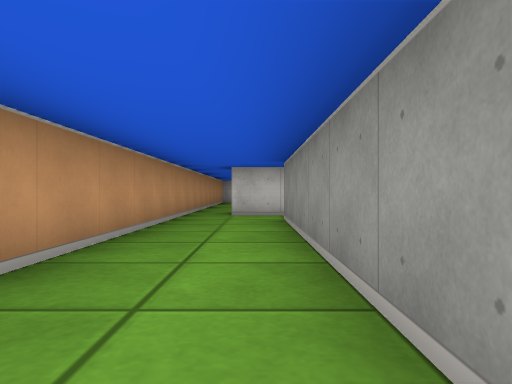
[1] (above)

16 first-person views from a walk through a cub3D level. The camera is about half as high as the walls, looks level and sees 70° across. The floor is counted in squares. Each view is taken from the middle of a square. On the plan, view 1 faces up. The plan holds only what a view shows up to about 9 squares ahead; the rest is blank.

[2]
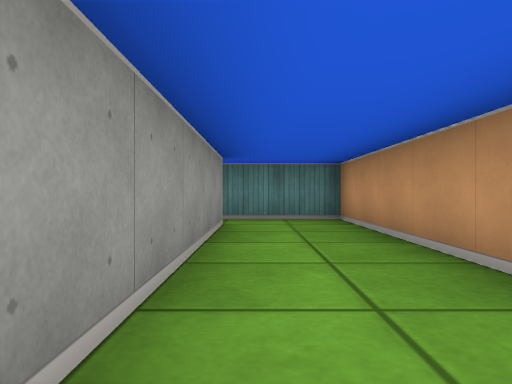

[3]
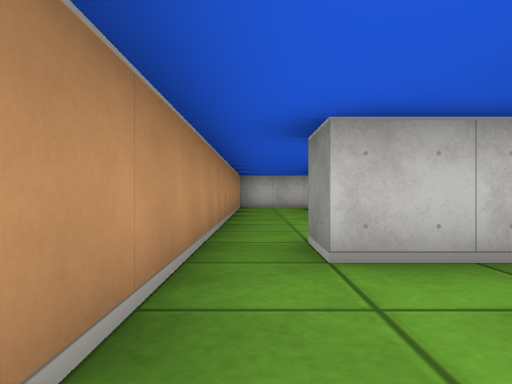

[4]
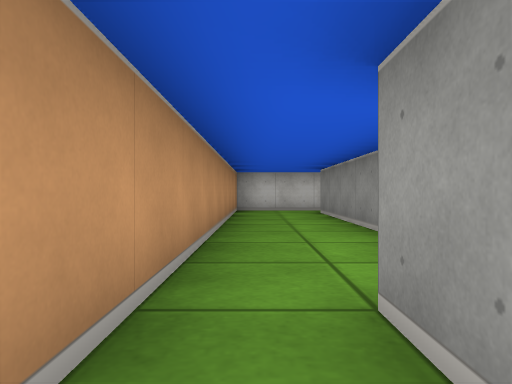

[5]
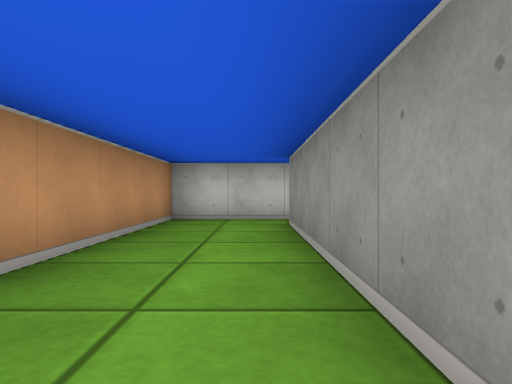

[6]
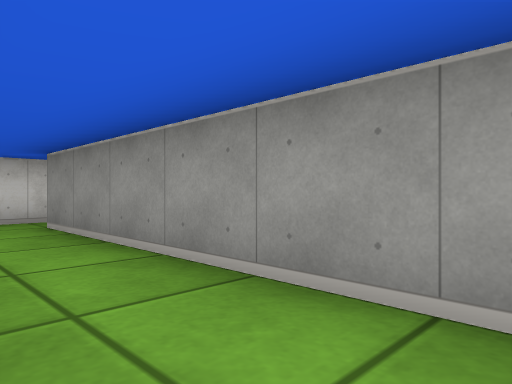

[7]
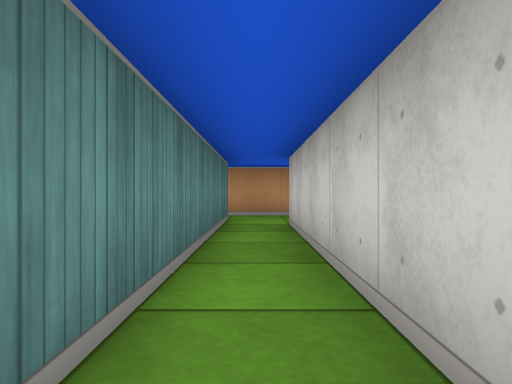

[8]
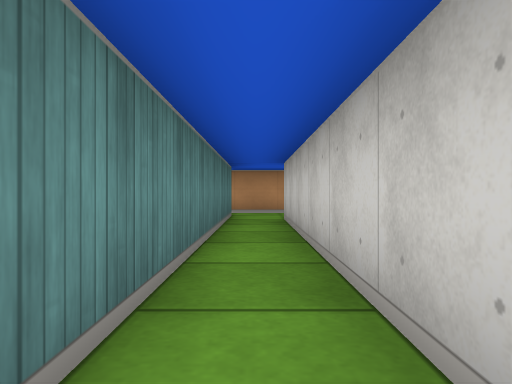

[9]
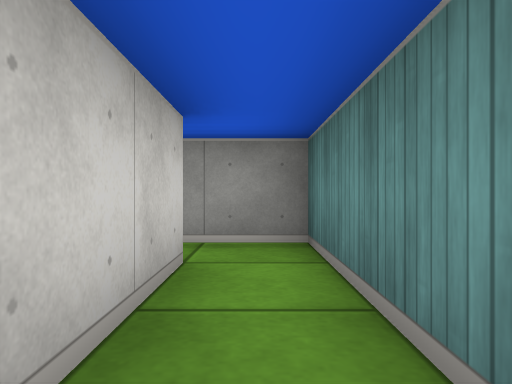

[10]
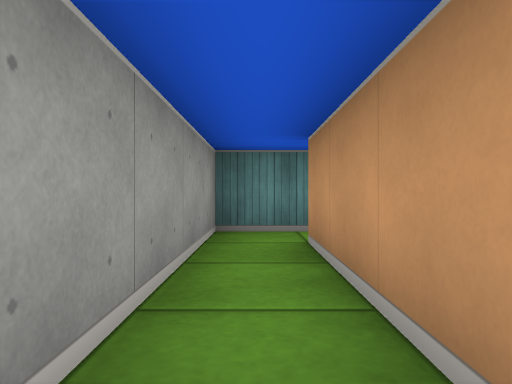

[11]
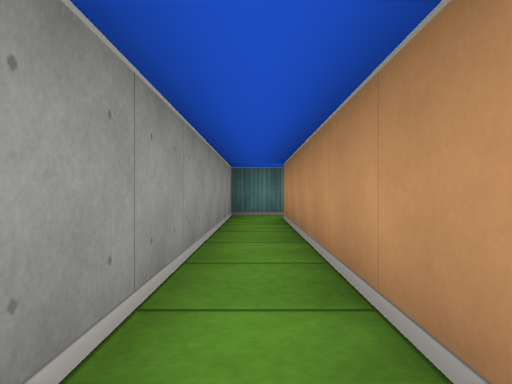

[12]
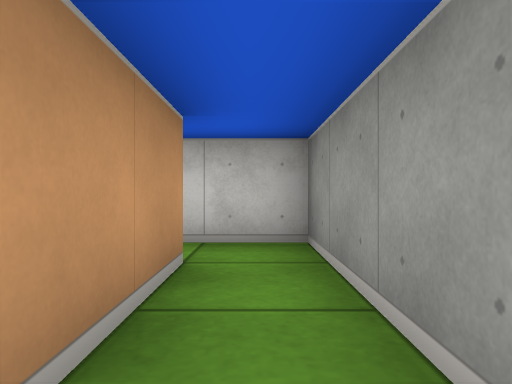

[13]
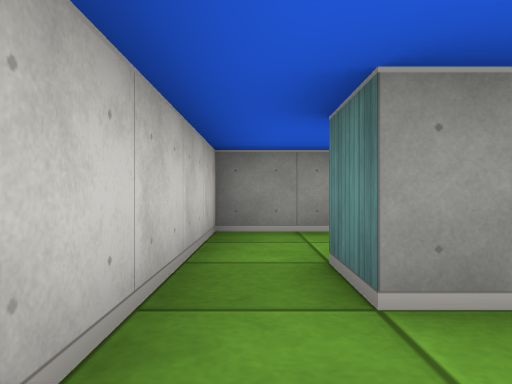

[14]
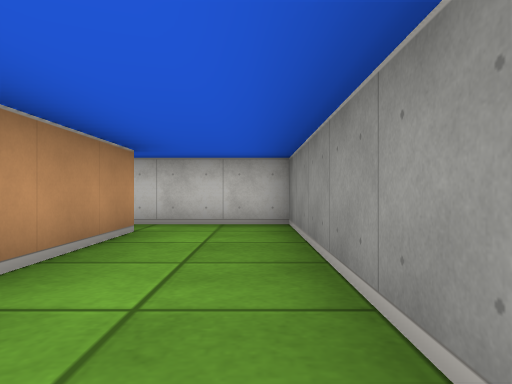

[15]
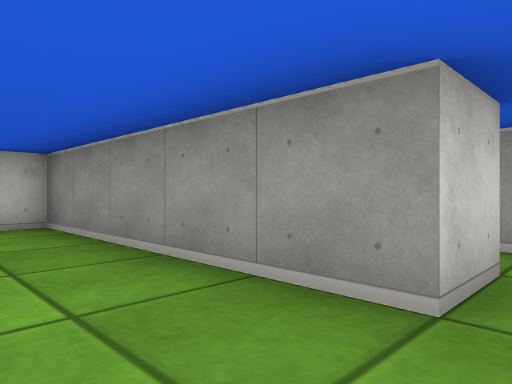

[16]
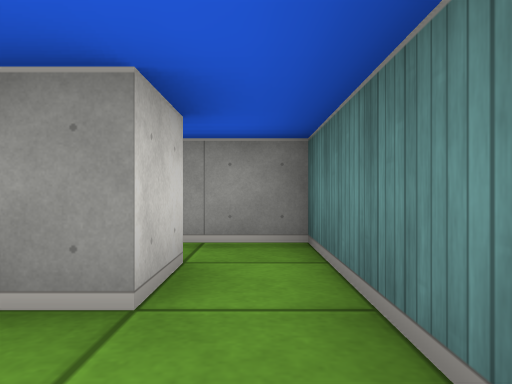

### Floor plan
Ten units are one square. View 1 is at (0, 0); x grows to the right and y downward. Boxes are objects, and circles mark ways between rooms. Rooms are numbered by the first view taken in them; rooms with no view inside come last. Other rooms are left out.
<svg viewBox="-20 -170 100 180">
<path fill="none" stroke="#000" d="M-15 -75 -15 5 6 5M5 -5 5 -65M8 -75 -5 -75M5 -102 5 -155M-5 -75 -5 -85 5 -85M5 -165 -15 -165 -15 -75M65 -155 65 -95 5 -95M5 -85 75 -85 75 -165 62 -165M5 -155 15 -155 15 -131M35 -115 35 -165 5 -165M26 -105 36 -105"/>
<circle cx="-10" cy="-80" r="3" fill="#2a7"/>
<circle cx="10" cy="-90" r="3" fill="#2a7"/>
<circle cx="10" cy="-160" r="3" fill="#2a7"/>
<text x="-10" y="-40">1</text>
<text x="-10" y="-120">2</text>
<text x="70" y="-110">3</text>
<text x="20" y="-140">4</text>
</svg>
Room 1 opens to room 2. Room 2 opens to room 3. Room 2 opens to room 4.

Where each view was taken, in squares from view 1:
view 1: 0 up, 0 right, facing up
view 2: 6 up, 0 right, facing down
view 3: 5 up, 1 left, facing up
view 4: 7 up, 1 left, facing up
view 5: 10 up, 0 right, facing up
view 6: 10 up, 1 left, facing up-right
view 7: 9 up, 6 right, facing left
view 8: 9 up, 7 right, facing left
view 9: 9 up, 4 right, facing right
view 10: 13 up, 7 right, facing down
view 11: 16 up, 7 right, facing down
view 12: 13 up, 7 right, facing up
view 13: 16 up, 1 left, facing right
view 14: 11 up, 3 right, facing up
view 15: 11 up, 2 right, facing up-right
view 16: 11 up, 2 right, facing right
